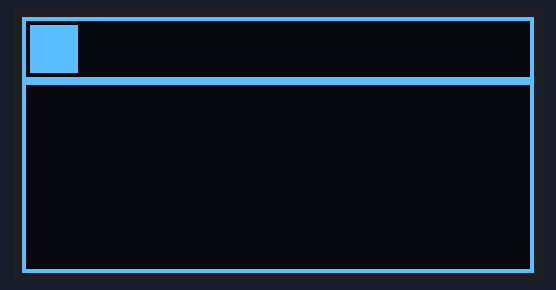
Recording of a program running on a simulated MicroPython board. On the bench: 128×64 one-colour display.

Above: at 0.6 s.
At 1.7 s:
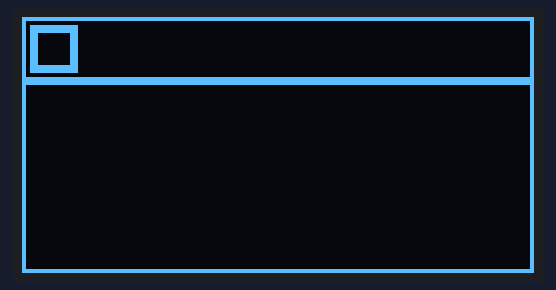

The program:

oled_04.py
```python
# This script uses the ssd1306 oled module:

# This file was created on 15/04/2017
# Author: George Kaimakis

import machine
import ssd1306
import time

# define the display size:
width   = 128   # pixels
height  = 64    # pixels

# define i2c pins:
data    = machine.Pin(4)
clk     = machine.Pin(5)

# create i2c object:
i2c = machine.I2C(scl=clk, sda=data)

#create oled object:
oled = ssd1306.SSD1306_I2C(width, height, i2c)

# blank the display:
oled.fill(0)
oled.show()
time.sleep_ms(500)

# the framebuf class contains methods for drawing rectangles
# fill_rect, rect - also use these with height/width of 1 pixel to create lines:

oled.framebuf.rect(0, 0, 128, 16, 1)
oled.framebuf.rect(0, 16, 128, 48, 1)
oled.show()

INTERVAL = 1000

while True:
    oled.framebuf.fill_rect(2, 2, 12, 12, 1)
    oled.show()
    time.sleep_ms(INTERVAL)
    oled.framebuf.fill_rect(2, 2, 12, 12, 0)
    oled.framebuf.rect(2, 2, 12, 12, 1)
    oled.framebuf.rect(3, 3, 10, 10, 1)
    oled.show()
    time.sleep_ms(INTERVAL)
```

Measured:
- what the display in image 0 shows lasts 1.0 s, from 0.6 s to 1.6 s
